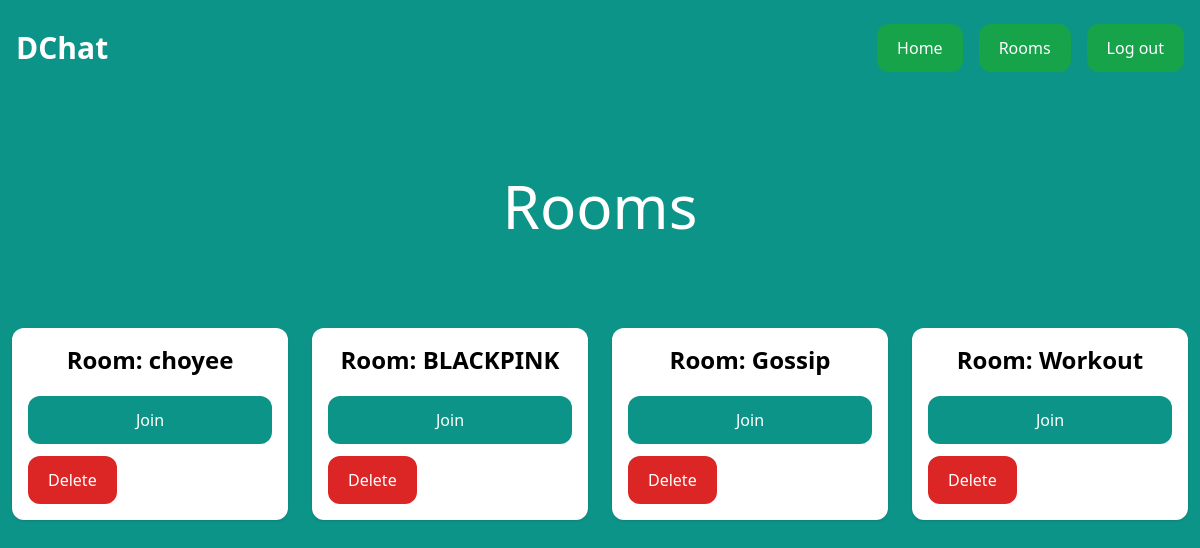
The app's page /rooms/ (signed in), older data.
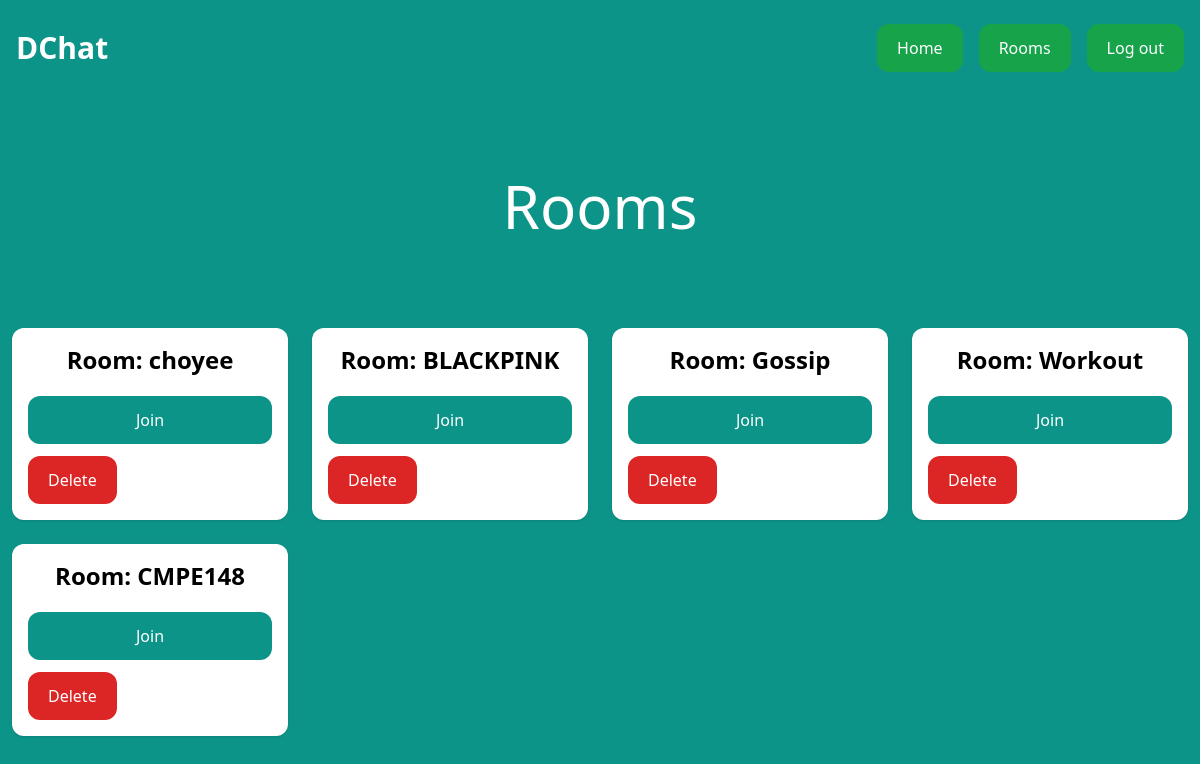
The same page, newer data.
### room/models.py (models this page shows, shortened)
class Room(models.Model):
    name = models.CharField(max_length=255)
    slug = AutoSlugField(populate_from='name', unique=True)
    created_by = models.ForeignKey(User, on_delete=models.CASCADE)
    created_at = models.DateTimeField(default=timezone.now, editable=False)

### room/views.py (the view)
# urls.py: path('rooms/',include('room.urls')),
@login_required
def rooms(request):
    rooms = Room.objects.all()
    return render(request, 'room/rooms.html', {'rooms': rooms})

### room/templates/room/rooms.html (shortened to what this page needs)
{% extends 'main_app/base.html' %}
{% block content %}
<div class="p-10 lg:p-20 text-center">
    <h1 class="text-3xl lg:text-6xl text-white">Rooms</h1>
</div>
<div class="w-full flex flex-wrap items-center">
    {% for room in rooms %}
        <div class="w-full lg:w-1/4 px-3 py-3">
            <div class="p-4 bg-white shadow rounded-xl text-center">
                <h2 class="mb-5 text-2xl font-semibold">Room: {{ room.name }}</h2>
                <a href="{% url 'room_app:room' room.name %}" class="px-5 py-3 block rounded-xl text-white bg-teal-600 hover:bg-teal-700">Join</a>
                <form method="post" action="{% url 'room_app:delete_room' room.id %}" class="mt-3">
                    <button type="submit" class="px-5 py-3 block rounded-xl text-white bg-red-600 hover:bg-red-700" onclick="return confirm('Are you sure you want to delete this room?')">Delete</button>
                </form>
            </div>
        </div>
    {% endfor %}
</div>
{% endblock %}

### main_app/templates/main_app/base.html (shortened to what this page needs)
<!DOCTYPE html>
<html>
    <head>
        <script src="https://cdn.tailwindcss.com"></script>
    </head>
    <body class="bg-teal-600">
        <nav class="flex items-center justify-between px-4 py-6 bg-#74cfbf-800">
            <div>
                <a href="{% url 'home' %}" class="text-3xl text-white font-bold">DChat</a>
            </div>
            <div class="flex items-center space-x-4">
                <a href="{% url 'home' %}" class="px-5 py-3 rounded-xl text-white bg-green-600 hover:bg-green-700">Home</a>
                {% if request.user.is_authenticated %}
                    <a href="/rooms/" class="px-5 py-3 rounded-xl text-white bg-green-600 hover:bg-green-700">Rooms</a>
                    <a href="/logout/" class="px-5 py-3 rounded-xl text-white bg-green-600 hover:bg-green-700">Log out</a>
                {% else %}
                    <a href="/login/" class="px-5 py-3 rounded-xl text-white bg-green-600 hover:bg-green-700">Login</a>
                    <a href="/signup/" class="px-5 py-3 rounded-xl text-white bg-green-600 hover:bg-green-700">Sign up</a>
                {% endif %}
            </div>
        </nav>
        {% block content %}
        {% endblock %}
    </body>
</html>

Row changes from the older to the newer data that the page shows:
added Room: name "CMPE148"
